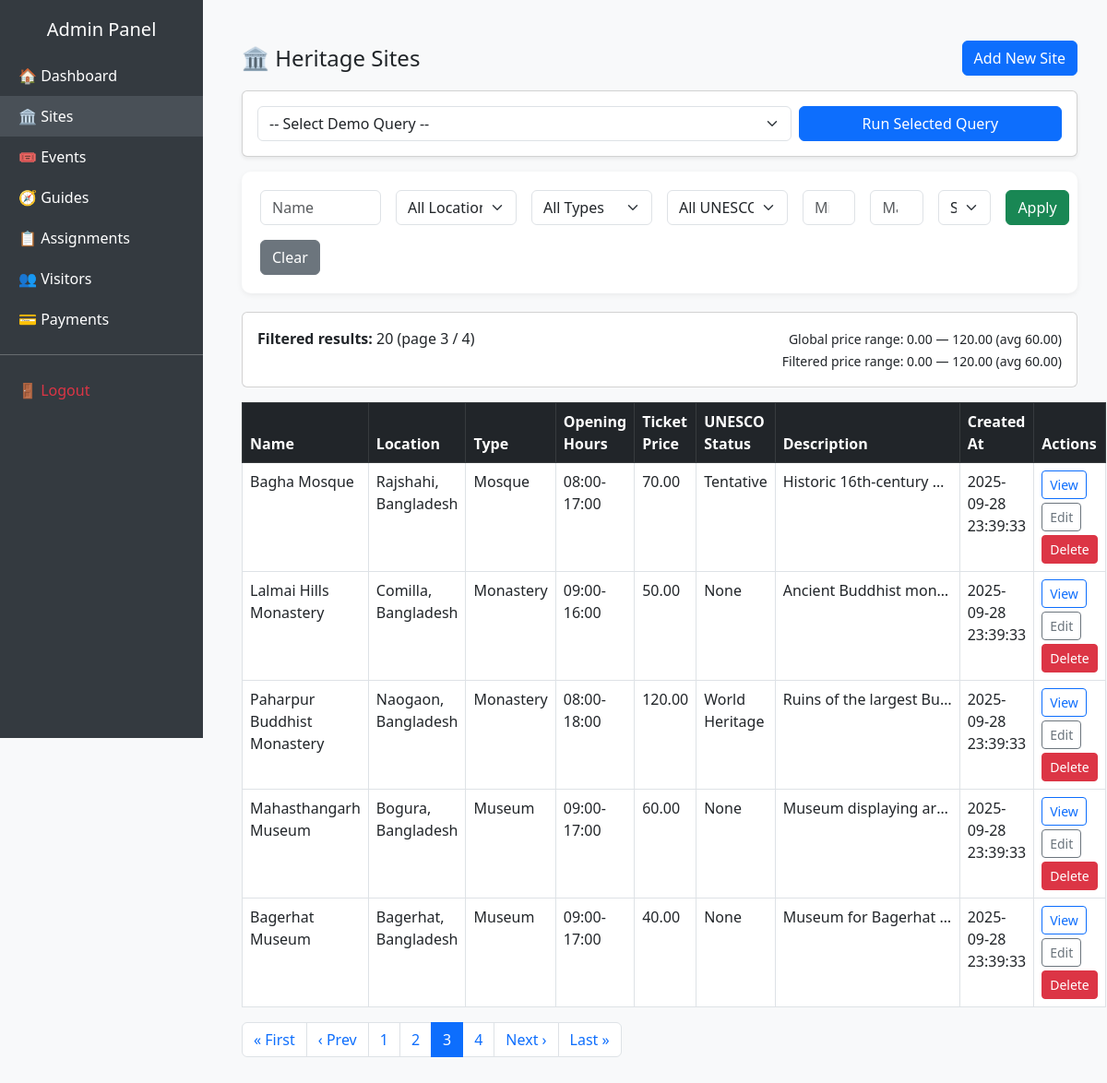
The page /admin/manage_sites.php?&page=3 (signed in) on the database its author committed.
### tables this page shows
CREATE TABLE IF NOT EXISTS HeritageSites (
  site_id INT AUTO_INCREMENT PRIMARY KEY,
  name VARCHAR(150) NOT NULL,
  location VARCHAR(200),
  type VARCHAR(100),
  opening_hours VARCHAR(100),
  ticket_price DECIMAL(10,2) DEFAULT 0,
  unesco_status ENUM('None','Tentative','World Heritage') DEFAULT 'None',
  description TEXT,
  created_at TIMESTAMP DEFAULT CURRENT_TIMESTAMP
);

### admin/manage_sites.php (the view, shortened to what this page needs)
<?php
require_once 'headerFooter.php';
require_once __DIR__ . '/../includes/db_connect.php';
function h($s){ return htmlspecialchars((string)$s, ENT_QUOTES | ENT_HTML5); }
$filter_name = trim($_GET['filter_name'] ?? '');
$filter_price_min = (isset($_GET['filter_price_min']) && $_GET['filter_price_min'] !== '') ? (float)$_GET['filter_price_min'] : null;
$filter_price_max = (isset($_GET['filter_price_max']) && $_GET['filter_price_max'] !== '') ? (float)$_GET['filter_price_max'] : null;
$page = max(1, (int)($_GET['page'] ?? 1));
$perPage = 5;
$globalStats = $pdo->query("SELECT COUNT(*) AS total, MIN(ticket_price) AS min_price, MAX(ticket_price) AS max_price, AVG(ticket_price) AS avg_price FROM HeritageSites")->fetch(PDO::FETCH_ASSOC);
$globalMin = $globalStats['min_price'] !== null ? (float)$globalStats['min_price'] : 0.00;
$globalMax = $globalStats['max_price'] !== null ? (float)$globalStats['max_price'] : 0.00;
$globalAvg = $globalStats['avg_price'] !== null ? (float)$globalStats['avg_price'] : 0.00;
$where = ' WHERE 1=1';
$params = [];
$order_by = 'created_at DESC';
$totalStmt = $pdo->prepare("SELECT COUNT(*) FROM HeritageSites $where");
$totalStmt->execute($params);
$totalRows = (int)$totalStmt->fetchColumn();
$totalPages = max(1, (int)ceil($totalRows / $perPage));
$offset = ($page - 1) * $perPage;
$query = "SELECT * FROM HeritageSites $where ORDER BY $order_by LIMIT :offset, :perPage";
$stmt = $pdo->prepare($query);
$stmt->bindValue(':offset', (int)$offset, PDO::PARAM_INT);
$stmt->bindValue(':perPage', (int)$perPage, PDO::PARAM_INT);
$stmt->execute();
$sites = $stmt->fetchAll(PDO::FETCH_ASSOC);
$filteredStatsStmt = $pdo->prepare("SELECT COUNT(*) AS total, MIN(ticket_price) AS min_price, MAX(ticket_price) AS max_price, AVG(ticket_price) AS avg_price FROM HeritageSites $where");
$filteredStatsStmt->execute($params);
$filteredStats = $filteredStatsStmt->fetch(PDO::FETCH_ASSOC);
?>
<!doctype html>
<html lang="en">
<head>
<link href="https://cdn.jsdelivr.net/npm/bootstrap@5.3.0/dist/css/bootstrap.min.css" rel="stylesheet">
</head>
<body>
<div class="container py-4">
    <div class="d-flex justify-content-between align-items-center mb-3">
        <h4 class="m-0">🏛️ Heritage Sites</h4>
        <div>
            <a class="btn btn-primary" href="site_edit.php">Add New Site</a>
        </div>
    </div>
    <div class="card mb-3 p-3 shadow-sm">
      <form method="post" class="row g-2 align-items-center">
        <div class="col-md-8">
          <select name="query_key" class="form-select" required>
            <option value="">-- Select Demo Query --</option>
          </select>
        </div>
        <div class="col-md-4">
          <button class="btn btn-primary w-100">Run Selected Query</button>
        </div>
      </form>
    </div>
    <div class="filter-card">
        <form class="row g-3" method="get" novalidate>
            <div class="col-md-2"><input type="text" name="filter_name" class="form-control" placeholder="Name" value="<?= h($filter_name) ?>"></div>
            <div class="col-md-2">
                <select name="filter_location" class="form-select">
                    <option value="">All Locations</option>
                </select>
            </div>
            <div class="col-md-2">
                <select name="filter_type" class="form-select">
                    <option value="">All Types</option>
                </select>
            </div>
            <div class="col-md-2">
                <select name="filter_unesco" class="form-select">
                    <option value="">All UNESCO</option>
                </select>
            </div>
            <div class="col-md-1"><input type="number" step="1" min="<?= h((string)$globalMin) ?>" max="<?= h((string)$globalMax) ?>" name="filter_price_min" class="form-control" placeholder="Min" value="<?= h($filter_price_min ?? '') ?>"></div>
            <div class="col-md-1"><input type="number" step="1" min="<?= h((string)$globalMin) ?>" max="<?= h((string)$globalMax) ?>" name="filter_price_max" class="form-control" placeholder="Max" value="<?= h($filter_price_max ?? '') ?>"></div>
            <div class="col-md-1">
                <select name="sort_price" class="form-select">
                    <option value="">Sort Price</option>
                </select>
            </div>
            <div class="col-md-1 d-grid"><button class="btn btn-success">Apply</button></div>
            <div class="col-md-1 d-grid"><a class="btn btn-secondary" href="manage_sites.php">Clear</a></div>
        </form>
    </div>
    <div class="mb-3">
        <div class="card p-3">
            <div class="row">
                <div class="col-md-6"><strong>Filtered results:</strong> <?= (int)($filteredStats['total'] ?? 0) ?> (page <?= $page ?> / <?= $totalPages ?>)</div>
                <div class="col-md-6 text-md-end">
                    <small>Global price range: <?= number_format((float)$globalMin, 2) ?> — <?= number_format((float)$globalMax, 2) ?> (avg <?= number_format((float)$globalAvg, 2) ?>)</small><br>
                    <small>Filtered price range: <?= $filteredStats['min_price'] !== null ? number_format((float)$filteredStats['min_price'], 2) : '-' ?> — <?= $filteredStats['max_price'] !== null ? number_format((float)$filteredStats['max_price'], 2) : '-' ?> (avg <?= $filteredStats['avg_price'] !== null ? number_format((float)$filteredStats['avg_price'], 2) : '-' ?>)</small>
                </div>
            </div>
        </div>
    </div>
    <?php if (empty($sites)): ?>
        <div class="alert alert-info">No heritage sites found with these filters.</div>
    <?php else: ?>
        <table class="table table-hover table-bordered bg-white">
            <thead class="table-dark">
                <tr>
                    <th>Name</th>
                    <th>Location</th>
                    <th>Type</th>
                    <th>Opening Hours</th>
                    <th>Ticket Price</th>
                    <th>UNESCO Status</th>
                    <th>Description</th>
                    <th>Created At</th>
                    <th>Actions</th>
                </tr>
            </thead>
            <tbody>
            <?php foreach ($sites as $s): ?>
                <tr>
                    <td><?= h($s['name']) ?></td>
                    <td><?= h($s['location']) ?></td>
                    <td><?= h($s['type']) ?></td>
                    <td><?= h($s['opening_hours']) ?></td>
                    <td><?= number_format((float)($s['ticket_price'] ?? 0), 2) ?></td>
                    <td><?= h($s['unesco_status']) ?></td>
                    <td class="truncate" title="<?= h($s['description']) ?>"><?= h($s['description']) ?></td>
                    <td><?= h($s['created_at']) ?></td>
                    <td>
                        <a href="../site_view.php?id=<?= (int)$s['site_id'] ?>" class="btn btn-sm btn-outline-primary mb-1">View</a>
                        <a class="btn btn-sm btn-outline-secondary mb-1" href="site_edit.php?id=<?= (int)$s['site_id'] ?>">Edit</a>
                        <form method="post" class="d-inline" onsubmit="return confirm('Delete site?');">
                            <button type="submit" class="btn btn-sm btn-danger">Delete</button>
                        </form>
                    </td>
                </tr>
            <?php endforeach; ?>
            </tbody>
        </table>
        <?php if ($totalPages > 1): ?>
            <nav aria-label="pagination">
                <ul class="pagination">
                    <?php
                    $baseParams = $_GET;
                    unset($baseParams['page']);
                    $baseUrl = '?' . http_build_query($baseParams);
                    $start = max(1, $page - 5);
                    $end = min($totalPages, $page + 5);
                    if ($page > 1) {
                        echo '<li class="page-item"><a class="page-link" href="'.$baseUrl.'&page=1">« First</a></li>';
                        echo '<li class="page-item"><a class="page-link" href="'.$baseUrl.'&page='.($page-1).'">‹ Prev</a></li>';
                    }
                    for ($p = $start; $p <= $end; $p++) {
                        $active = $p === $page ? ' active' : '';
                        echo '<li class="page-item'.$active.'"><a class="page-link" href="'.$baseUrl.'&page='.$p.'">'.$p.'</a></li>';
                    }
                    if ($page < $totalPages) {
                        echo '<li class="page-item"><a class="page-link" href="'.$baseUrl.'&page='.($page+1).'">Next ›</a></li>';
                        echo '<li class="page-item"><a class="page-link" href="'.$baseUrl.'&page='.$totalPages.'">Last »</a></li>';
                    }
                    ?>
                </ul>
            </nav>
        <?php endif; ?>
    <?php endif; ?>
</div>
</body>
</html>

### admin/headerFooter.php (style rules this page uses)
body { background-color: #f8f9fa; }

### admin/manage_sites.php (style rules this page uses)
body { background-color: #f8f9fa; }
.filter-card { background: #fff; padding: 20px; border-radius: 10px; box-shadow: 0 2px 6px rgba(0,0,0,0.06); margin-bottom: 20px; }
.truncate { max-width: 200px; white-space: nowrap; overflow: hidden; text-overflow: ellipsis; }

### rows shown on the page
heritagesites: name "Bagha Mosque", location "Rajshahi, Bangladesh", type "Mosque", opening_hours "08:00-17:00", ticket_price "70.00", unesco_status "Tentative", description "Historic 16th-century…", created_at "2025-09-28 23:39:33"
heritagesites: name "Lalmai Hills Monastery", location "Comilla, Bangladesh", type "Monastery", opening_hours "09:00-16:00", ticket_price "50.00", unesco_status "None", description "Ancient Buddhist mon…", created_at "2025-09-28 23:39:33"
heritagesites: name "Paharpur Buddhist Monastery", location "Naogaon, Bangladesh", type "Monastery", opening_hours "08:00-18:00", ticket_price "120.00", unesco_status "World Heritage", description "Ruins of the largest Bu…", created_at "2025-09-28 23:39:33"
heritagesites: name "Mahasthangarh Museum", location "Bogura, Bangladesh", type "Museum", opening_hours "09:00-17:00", ticket_price "60.00", unesco_status "None", description "Museum displaying ar…", created_at "2025-09-28 23:39:33"
heritagesites: name "Bagerhat Museum", location "Bagerhat, Bangladesh", type "Museum", opening_hours "09:00-17:00", ticket_price "40.00", unesco_status "None", description "Museum for Bagerhat…", created_at "2025-09-28 23:39:33"

### other values the page prints
$filteredStats['total'] "20"
$page "3"
$totalPages "4"
$globalMin "0.00"
$globalMax "120.00"
$globalAvg "60.00"
$filteredStats['min_price'] "0.00"
$filteredStats['max_price'] "120.00"
$filteredStats['avg_price'] "60.00"
